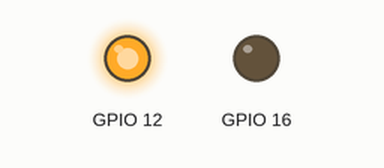
Bench run of a program on a simulated Raspberry Pi (BCM pin numbers). Parts: output pins drawn as LEDs (lit = HIGH). At 2.4 s the program stops and its outputs stay as they are.

Above: at 0.1 s.
At 2.1 s:
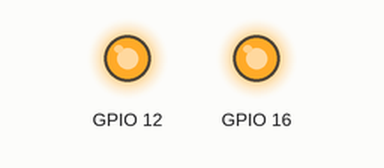
Timing chart, 0 to 3.7 s (numbered marks = the images above):
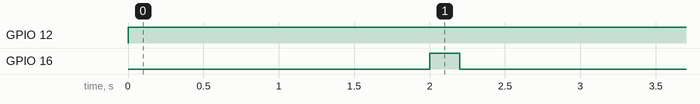

The program:

testgpio.py
```python
import RPi.GPIO as GPIO
import time
GPIO.setmode(GPIO.BCM)
GPIO.setwarnings(False)
GPIO.setup(12,GPIO.OUT)
GPIO.setup(16,GPIO.OUT)

GPIO.output(12,GPIO.HIGH)
time.sleep(2)
GPIO.output(16,GPIO.HIGH)
time.sleep(0.2)
GPIO.output(16,GPIO.LOW)
time.sleep(0.2)
#GPIO.output(20,GPIO.LOW)


#GPIO.output(20,GPIO.LOW)
#GPIO.output(21,GPIO.LOW)
#time.sleep(0.2)
#GPIO.output(21,GPIO.HIGH)
```

Measured:
- by itself, GPIO 12: LOW → HIGH at 0.00 s
- by itself, GPIO 16: LOW → HIGH at 2.0 s, → LOW 0.20 s later
